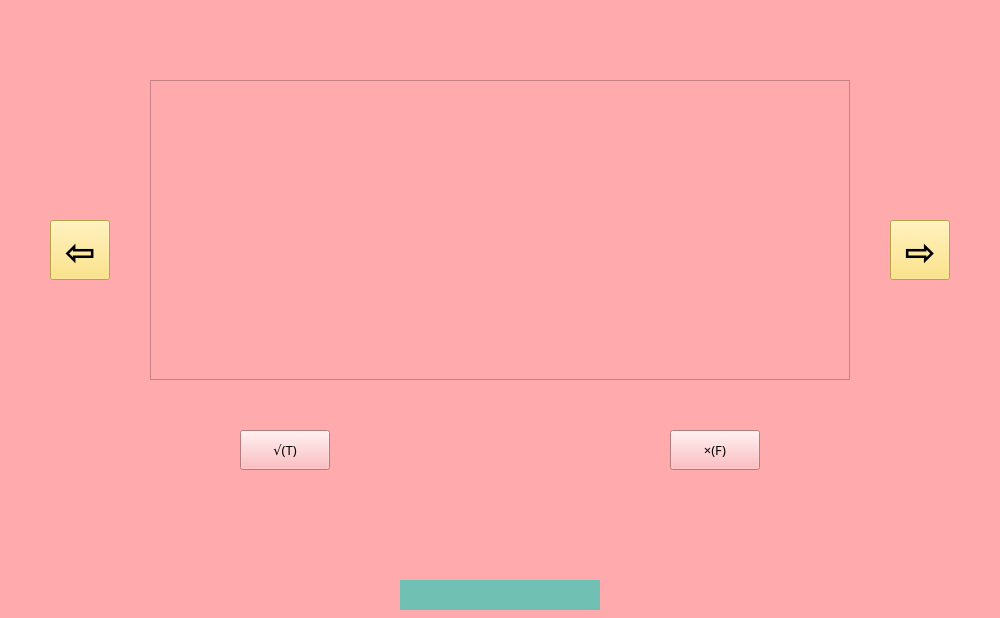
<?xml version="1.0" encoding="UTF-8"?>
<ui version="4.0">
 <class>JudgementQ</class>
 <widget class="QWidget" name="JudgementQ">
  <property name="geometry">
   <rect>
    <x>0</x>
    <y>0</y>
    <width>1000</width>
    <height>618</height>
   </rect>
  </property>
  <property name="sizePolicy">
   <sizepolicy hsizetype="Preferred" vsizetype="Preferred">
    <horstretch>0</horstretch>
    <verstretch>0</verstretch>
   </sizepolicy>
  </property>
  <property name="minimumSize">
   <size>
    <width>1000</width>
    <height>618</height>
   </size>
  </property>
  <property name="maximumSize">
   <size>
    <width>1000</width>
    <height>618</height>
   </size>
  </property>
  <property name="windowTitle">
   <string>正在答题</string>
  </property>
  <property name="styleSheet">
   <string notr="true">background-color: rgb(255, 170, 173);</string>
  </property>
  <widget class="QPushButton" name="next_btn">
   <property name="geometry">
    <rect>
     <x>890</x>
     <y>220</y>
     <width>60</width>
     <height>60</height>
    </rect>
   </property>
   <property name="font">
    <font>
     <family>Arial Black</family>
     <pointsize>28</pointsize>
     <weight>75</weight>
     <bold>true</bold>
    </font>
   </property>
   <property name="styleSheet">
    <string notr="true">background-color: rgb(255, 224, 102);</string>
   </property>
   <property name="text">
    <string>⇨</string>
   </property>
   <property name="shortcut">
    <string>Right</string>
   </property>
  </widget>
  <widget class="QTextEdit" name="question_text">
   <property name="geometry">
    <rect>
     <x>150</x>
     <y>80</y>
     <width>700</width>
     <height>300</height>
    </rect>
   </property>
   <property name="font">
    <font>
     <family>方正小标宋简体</family>
     <pointsize>10</pointsize>
    </font>
   </property>
   <property name="readOnly">
    <bool>true</bool>
   </property>
  </widget>
  <widget class="QPushButton" name="previous_btn">
   <property name="geometry">
    <rect>
     <x>50</x>
     <y>220</y>
     <width>60</width>
     <height>60</height>
    </rect>
   </property>
   <property name="font">
    <font>
     <family>Arial Black</family>
     <pointsize>28</pointsize>
     <weight>75</weight>
     <bold>true</bold>
    </font>
   </property>
   <property name="styleSheet">
    <string notr="true">background-color: rgb(255, 224, 102);</string>
   </property>
   <property name="text">
    <string>⇦</string>
   </property>
   <property name="shortcut">
    <string>Left</string>
   </property>
  </widget>
  <widget class="QPushButton" name="True_btn">
   <property name="geometry">
    <rect>
     <x>240</x>
     <y>430</y>
     <width>90</width>
     <height>40</height>
    </rect>
   </property>
   <property name="font">
    <font>
     <family>方正小标宋简体</family>
     <pointsize>10</pointsize>
    </font>
   </property>
   <property name="text">
    <string>√(T)</string>
   </property>
   <property name="shortcut">
    <string>T</string>
   </property>
  </widget>
  <widget class="QPushButton" name="False_btn">
   <property name="geometry">
    <rect>
     <x>670</x>
     <y>430</y>
     <width>90</width>
     <height>40</height>
    </rect>
   </property>
   <property name="font">
    <font>
     <family>方正小标宋简体</family>
     <pointsize>10</pointsize>
    </font>
   </property>
   <property name="text">
    <string>×(F)</string>
   </property>
   <property name="shortcut">
    <string>F</string>
   </property>
  </widget>
  <widget class="QLabel" name="index_lbl">
   <property name="geometry">
    <rect>
     <x>400</x>
     <y>580</y>
     <width>200</width>
     <height>30</height>
    </rect>
   </property>
   <property name="font">
    <font>
     <family>方正小标宋简体</family>
     <pointsize>10</pointsize>
    </font>
   </property>
   <property name="styleSheet">
    <string notr="true">background-color: rgb(112, 193, 179);</string>
   </property>
   <property name="text">
    <string/>
   </property>
   <property name="alignment">
    <set>Qt::AlignCenter</set>
   </property>
  </widget>
 </widget>
 <resources/>
 <connections/>
</ui>
